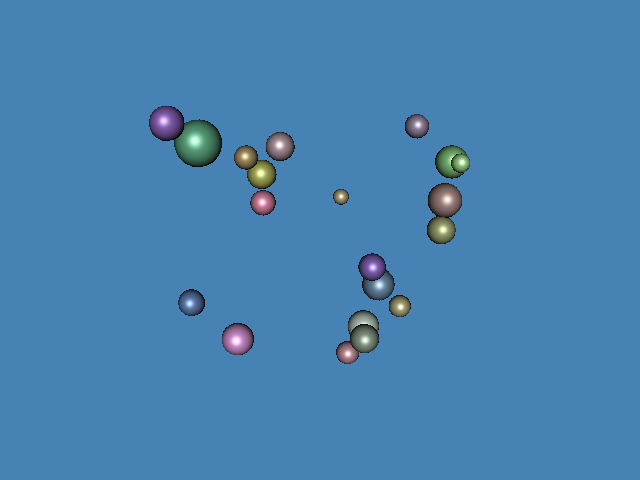

The script that drew this image:
#!/usr/bin/env python

# Area picking with rubber-band selection. Press 'r' to enter rubber-band
# mode, then drag a rectangle to select actors. Selected actors are
# highlighted in red; non-selected actors are restored to their original color.

# Factory overrides: importing these modules registers the OpenGL rendering
# and interaction style implementations for vtkRenderingCore factory classes.
import vtkmodules.vtkInteractionStyle  # noqa: F401
import vtkmodules.vtkRenderingOpenGL2  # noqa: F401

# VTK pipeline classes used in this example
from vtkmodules.vtkFiltersSources import vtkSphereSource
from vtkmodules.vtkInteractionStyle import vtkInteractorStyleRubberBandPick
from vtkmodules.vtkRenderingCore import (
    vtkActor,
    vtkAreaPicker,
    vtkPolyDataMapper,
    vtkRenderWindow,
    vtkRenderWindowInteractor,
    vtkRenderer,
)

# Colors (normalized RGB)
red_rgb = (1.0, 0.0, 0.0)
steel_blue_rgb = (0.275, 0.510, 0.706)
white_rgb = (1.0, 1.0, 1.0)

def pick_callback(obj, event):
    """Callback invoked when an area pick completes."""
    picker = obj
    props = picker.GetProp3Ds()
    props.InitTraversal()

    # Reset all actors to original color first
    actors = renderer.GetActors()
    actors.InitTraversal()
    for _ in range(actors.GetNumberOfItems()):
        a = actors.GetNextActor()
        a.GetProperty().SetColor(a.GetProperty().GetDiffuseColor())

    # Highlight picked actors in red
    num_picked = props.GetNumberOfItems()
    for _ in range(num_picked):
        prop = props.GetNextProp3D()
        if prop:
            prop.GetProperty().SetColor(red_rgb)

    if num_picked > 0:
        print(f"Picked {num_picked} actor(s)")

    renderer.GetRenderWindow().Render()


# Source: 20 randomly placed spheres
source_0 = vtkSphereSource()
source_0.SetRadius(0.3936)
source_0.SetCenter(0.9463, -4.8686, 3.0200)
source_0.SetPhiResolution(11)
source_0.SetThetaResolution(21)

source_1 = vtkSphereSource()
source_1.SetRadius(0.3399)
source_1.SetCenter(0.9038, 0.7512, -4.7596)
source_1.SetPhiResolution(11)
source_1.SetThetaResolution(21)

source_2 = vtkSphereSource()
source_2.SetRadius(0.4566)
source_2.SetCenter(3.2573, -3.7712, -3.2553)
source_2.SetPhiResolution(11)
source_2.SetThetaResolution(21)

source_3 = vtkSphereSource()
source_3.SetRadius(0.4770)
source_3.SetCenter(-1.2821, 1.9590, 4.0833)
source_3.SetPhiResolution(11)
source_3.SetThetaResolution(21)

source_4 = vtkSphereSource()
source_4.SetRadius(0.5152)
source_4.SetCenter(-4.9000, -3.4790, -1.0889)
source_4.SetPhiResolution(11)
source_4.SetThetaResolution(21)

source_5 = vtkSphereSource()
source_5.SetRadius(0.5569)
source_5.SetCenter(4.6296, -0.6932, -0.9068)
source_5.SetPhiResolution(11)
source_5.SetThetaResolution(21)

source_6 = vtkSphereSource()
source_6.SetRadius(0.7914)
source_6.SetCenter(-4.0024, 2.1089, 3.6577)
source_6.SetPhiResolution(11)
source_6.SetThetaResolution(21)

source_7 = vtkSphereSource()
source_7.SetRadius(0.4710)
source_7.SetCenter(1.7914, -2.0026, 2.6714)
source_7.SetPhiResolution(11)
source_7.SetThetaResolution(21)

source_8 = vtkSphereSource()
source_8.SetRadius(0.6590)
source_8.SetCenter(2.3649, -2.8627, -2.8903)
source_8.SetPhiResolution(11)
source_8.SetThetaResolution(21)

source_9 = vtkSphereSource()
source_9.SetRadius(0.6184)
source_9.SetCenter(4.8909, 1.8100, 0.0388)
source_9.SetPhiResolution(11)
source_9.SetThetaResolution(21)

source_10 = vtkSphereSource()
source_10.SetRadius(0.6126)
source_10.SetCenter(-3.0675, -4.7939, -0.3801)
source_10.SetPhiResolution(11)
source_10.SetThetaResolution(21)

source_11 = vtkSphereSource()
source_11.SetRadius(0.3947)
source_11.SetCenter(3.1209, 2.5694, 4.4646)
source_11.SetPhiResolution(11)
source_11.SetThetaResolution(21)

source_12 = vtkSphereSource()
source_12.SetRadius(0.4874)
source_12.SetCenter(1.4878, -4.3480, 3.5020)
source_12.SetPhiResolution(11)
source_12.SetThetaResolution(21)

source_13 = vtkSphereSource()
source_13.SetRadius(0.6036)
source_13.SetCenter(1.6633, -4.3536, -0.9132)
source_13.SetPhiResolution(11)
source_13.SetThetaResolution(21)

source_14 = vtkSphereSource()
source_14.SetRadius(0.3425)
source_14.SetCenter(4.9689, 1.6280, 1.6473)
source_14.SetPhiResolution(11)
source_14.SetThetaResolution(21)

source_15 = vtkSphereSource()
source_15.SetRadius(0.5720)
source_15.SetCenter(-4.9156, 2.6753, 4.3821)
source_15.SetPhiResolution(11)
source_15.SetThetaResolution(21)

source_16 = vtkSphereSource()
source_16.SetRadius(0.5177)
source_16.SetCenter(-2.2901, 0.4258, -3.0589)
source_16.SetPhiResolution(11)
source_16.SetThetaResolution(21)

source_17 = vtkSphereSource()
source_17.SetRadius(0.4666)
source_17.SetCenter(-2.8213, 2.0836, -1.1401)
source_17.SetPhiResolution(11)
source_17.SetThetaResolution(21)

source_18 = vtkSphereSource()
source_18.SetRadius(0.6067)
source_18.SetCenter(-2.3739, 1.6092, -3.5032)
source_18.SetPhiResolution(11)
source_18.SetThetaResolution(21)

source_19 = vtkSphereSource()
source_19.SetRadius(0.6607)
source_19.SetCenter(4.7403, 0.4194, -0.6865)
source_19.SetPhiResolution(11)
source_19.SetThetaResolution(21)

# Mapper: sphere 0
mapper_0 = vtkPolyDataMapper()
mapper_0.SetInputConnection(source_0.GetOutputPort())
actor_0 = vtkActor()
actor_0.SetMapper(mapper_0)
actor_0.GetProperty().SetDiffuseColor(0.880, 0.647, 0.707)
actor_0.GetProperty().SetDiffuse(0.8)
actor_0.GetProperty().SetSpecular(0.5)
actor_0.GetProperty().SetSpecularColor(white_rgb)
actor_0.GetProperty().SetSpecularPower(30.0)

# Mapper: sphere 1
mapper_1 = vtkPolyDataMapper()
mapper_1.SetInputConnection(source_1.GetOutputPort())
actor_1 = vtkActor()
actor_1.SetMapper(mapper_1)
actor_1.GetProperty().SetDiffuseColor(0.814, 0.754, 0.565)
actor_1.GetProperty().SetDiffuse(0.8)
actor_1.GetProperty().SetSpecular(0.5)
actor_1.GetProperty().SetSpecularColor(white_rgb)
actor_1.GetProperty().SetSpecularPower(30.0)

# Mapper: sphere 2
mapper_2 = vtkPolyDataMapper()
mapper_2.SetInputConnection(source_2.GetOutputPort())
actor_2 = vtkActor()
actor_2.SetMapper(mapper_2)
actor_2.GetProperty().SetDiffuseColor(0.790, 0.775, 0.562)
actor_2.GetProperty().SetDiffuse(0.8)
actor_2.GetProperty().SetSpecular(0.5)
actor_2.GetProperty().SetSpecularColor(white_rgb)
actor_2.GetProperty().SetSpecularPower(30.0)

# Mapper: sphere 3
mapper_3 = vtkPolyDataMapper()
mapper_3.SetInputConnection(source_3.GetOutputPort())
actor_3 = vtkActor()
actor_3.SetMapper(mapper_3)
actor_3.GetProperty().SetDiffuseColor(0.801, 0.686, 0.730)
actor_3.GetProperty().SetDiffuse(0.8)
actor_3.GetProperty().SetSpecular(0.5)
actor_3.GetProperty().SetSpecularColor(white_rgb)
actor_3.GetProperty().SetSpecularPower(30.0)

# Mapper: sphere 4
mapper_4 = vtkPolyDataMapper()
mapper_4.SetInputConnection(source_4.GetOutputPort())
actor_4 = vtkActor()
actor_4.SetMapper(mapper_4)
actor_4.GetProperty().SetDiffuseColor(0.438, 0.586, 0.831)
actor_4.GetProperty().SetDiffuse(0.8)
actor_4.GetProperty().SetSpecular(0.5)
actor_4.GetProperty().SetSpecularColor(white_rgb)
actor_4.GetProperty().SetSpecularPower(30.0)

# Mapper: sphere 5
mapper_5 = vtkPolyDataMapper()
mapper_5.SetInputConnection(source_5.GetOutputPort())
actor_5 = vtkActor()
actor_5.SetMapper(mapper_5)
actor_5.GetProperty().SetDiffuseColor(0.724, 0.762, 0.512)
actor_5.GetProperty().SetDiffuse(0.8)
actor_5.GetProperty().SetSpecular(0.5)
actor_5.GetProperty().SetSpecularColor(white_rgb)
actor_5.GetProperty().SetSpecularPower(30.0)

# Mapper: sphere 6
mapper_6 = vtkPolyDataMapper()
mapper_6.SetInputConnection(source_6.GetOutputPort())
actor_6 = vtkActor()
actor_6.SetMapper(mapper_6)
actor_6.GetProperty().SetDiffuseColor(0.429, 0.780, 0.598)
actor_6.GetProperty().SetDiffuse(0.8)
actor_6.GetProperty().SetSpecular(0.5)
actor_6.GetProperty().SetSpecularColor(white_rgb)
actor_6.GetProperty().SetSpecularPower(30.0)

# Mapper: sphere 7
mapper_7 = vtkPolyDataMapper()
mapper_7.SetInputConnection(source_7.GetOutputPort())
actor_7 = vtkActor()
actor_7.SetMapper(mapper_7)
actor_7.GetProperty().SetDiffuseColor(0.603, 0.455, 0.850)
actor_7.GetProperty().SetDiffuse(0.8)
actor_7.GetProperty().SetSpecular(0.5)
actor_7.GetProperty().SetSpecularColor(white_rgb)
actor_7.GetProperty().SetSpecularPower(30.0)

# Mapper: sphere 8
mapper_8 = vtkPolyDataMapper()
mapper_8.SetInputConnection(source_8.GetOutputPort())
actor_8 = vtkActor()
actor_8.SetMapper(mapper_8)
actor_8.GetProperty().SetDiffuseColor(0.473, 0.635, 0.759)
actor_8.GetProperty().SetDiffuse(0.8)
actor_8.GetProperty().SetSpecular(0.5)
actor_8.GetProperty().SetSpecularColor(white_rgb)
actor_8.GetProperty().SetSpecularPower(30.0)

# Mapper: sphere 9
mapper_9 = vtkPolyDataMapper()
mapper_9.SetInputConnection(source_9.GetOutputPort())
actor_9 = vtkActor()
actor_9.SetMapper(mapper_9)
actor_9.GetProperty().SetDiffuseColor(0.578, 0.884, 0.543)
actor_9.GetProperty().SetDiffuse(0.8)
actor_9.GetProperty().SetSpecular(0.5)
actor_9.GetProperty().SetSpecularColor(white_rgb)
actor_9.GetProperty().SetSpecularPower(30.0)

# Mapper: sphere 10
mapper_10 = vtkPolyDataMapper()
mapper_10.SetInputConnection(source_10.GetOutputPort())
actor_10 = vtkActor()
actor_10.SetMapper(mapper_10)
actor_10.GetProperty().SetDiffuseColor(0.978, 0.678, 0.974)
actor_10.GetProperty().SetDiffuse(0.8)
actor_10.GetProperty().SetSpecular(0.5)
actor_10.GetProperty().SetSpecularColor(white_rgb)
actor_10.GetProperty().SetSpecularPower(30.0)

# Mapper: sphere 11
mapper_11 = vtkPolyDataMapper()
mapper_11.SetInputConnection(source_11.GetOutputPort())
actor_11 = vtkActor()
actor_11.SetMapper(mapper_11)
actor_11.GetProperty().SetDiffuseColor(0.676, 0.615, 0.736)
actor_11.GetProperty().SetDiffuse(0.8)
actor_11.GetProperty().SetSpecular(0.5)
actor_11.GetProperty().SetSpecularColor(white_rgb)
actor_11.GetProperty().SetSpecularPower(30.0)

# Mapper: sphere 12
mapper_12 = vtkPolyDataMapper()
mapper_12.SetInputConnection(source_12.GetOutputPort())
actor_12 = vtkActor()
actor_12.SetMapper(mapper_12)
actor_12.GetProperty().SetDiffuseColor(0.629, 0.706, 0.624)
actor_12.GetProperty().SetDiffuse(0.8)
actor_12.GetProperty().SetSpecular(0.5)
actor_12.GetProperty().SetSpecularColor(white_rgb)
actor_12.GetProperty().SetSpecularPower(30.0)

# Mapper: sphere 13
mapper_13 = vtkPolyDataMapper()
mapper_13.SetInputConnection(source_13.GetOutputPort())
actor_13 = vtkActor()
actor_13.SetMapper(mapper_13)
actor_13.GetProperty().SetDiffuseColor(0.860, 0.950, 0.898)
actor_13.GetProperty().SetDiffuse(0.8)
actor_13.GetProperty().SetSpecular(0.5)
actor_13.GetProperty().SetSpecularColor(white_rgb)
actor_13.GetProperty().SetSpecularPower(30.0)

# Mapper: sphere 14
mapper_14 = vtkPolyDataMapper()
mapper_14.SetInputConnection(source_14.GetOutputPort())
actor_14 = vtkActor()
actor_14.SetMapper(mapper_14)
actor_14.GetProperty().SetDiffuseColor(0.736, 0.989, 0.654)
actor_14.GetProperty().SetDiffuse(0.8)
actor_14.GetProperty().SetSpecular(0.5)
actor_14.GetProperty().SetSpecularColor(white_rgb)
actor_14.GetProperty().SetSpecularPower(30.0)

# Mapper: sphere 15
mapper_15 = vtkPolyDataMapper()
mapper_15.SetInputConnection(source_15.GetOutputPort())
actor_15 = vtkActor()
actor_15.SetMapper(mapper_15)
actor_15.GetProperty().SetDiffuseColor(0.635, 0.454, 0.850)
actor_15.GetProperty().SetDiffuse(0.8)
actor_15.GetProperty().SetSpecular(0.5)
actor_15.GetProperty().SetSpecularColor(white_rgb)
actor_15.GetProperty().SetSpecularPower(30.0)

# Mapper: sphere 16
mapper_16 = vtkPolyDataMapper()
mapper_16.SetInputConnection(source_16.GetOutputPort())
actor_16 = vtkActor()
actor_16.SetMapper(mapper_16)
actor_16.GetProperty().SetDiffuseColor(0.998, 0.612, 0.744)
actor_16.GetProperty().SetDiffuse(0.8)
actor_16.GetProperty().SetSpecular(0.5)
actor_16.GetProperty().SetSpecularColor(white_rgb)
actor_16.GetProperty().SetSpecularPower(30.0)

# Mapper: sphere 17
mapper_17 = vtkPolyDataMapper()
mapper_17.SetInputConnection(source_17.GetOutputPort())
actor_17 = vtkActor()
actor_17.SetMapper(mapper_17)
actor_17.GetProperty().SetDiffuseColor(0.769, 0.673, 0.463)
actor_17.GetProperty().SetDiffuse(0.8)
actor_17.GetProperty().SetSpecular(0.5)
actor_17.GetProperty().SetSpecularColor(white_rgb)
actor_17.GetProperty().SetSpecularPower(30.0)

# Mapper: sphere 18
mapper_18 = vtkPolyDataMapper()
mapper_18.SetInputConnection(source_18.GetOutputPort())
actor_18 = vtkActor()
actor_18.SetMapper(mapper_18)
actor_18.GetProperty().SetDiffuseColor(0.803, 0.832, 0.419)
actor_18.GetProperty().SetDiffuse(0.8)
actor_18.GetProperty().SetSpecular(0.5)
actor_18.GetProperty().SetSpecularColor(white_rgb)
actor_18.GetProperty().SetSpecularPower(30.0)

# Mapper: sphere 19
mapper_19 = vtkPolyDataMapper()
mapper_19.SetInputConnection(source_19.GetOutputPort())
actor_19 = vtkActor()
actor_19.SetMapper(mapper_19)
actor_19.GetProperty().SetDiffuseColor(0.761, 0.616, 0.598)
actor_19.GetProperty().SetDiffuse(0.8)
actor_19.GetProperty().SetSpecular(0.5)
actor_19.GetProperty().SetSpecularColor(white_rgb)
actor_19.GetProperty().SetSpecularPower(30.0)

# Renderer: assemble the scene
renderer = vtkRenderer()
renderer.AddActor(actor_0)
renderer.AddActor(actor_1)
renderer.AddActor(actor_2)
renderer.AddActor(actor_3)
renderer.AddActor(actor_4)
renderer.AddActor(actor_5)
renderer.AddActor(actor_6)
renderer.AddActor(actor_7)
renderer.AddActor(actor_8)
renderer.AddActor(actor_9)
renderer.AddActor(actor_10)
renderer.AddActor(actor_11)
renderer.AddActor(actor_12)
renderer.AddActor(actor_13)
renderer.AddActor(actor_14)
renderer.AddActor(actor_15)
renderer.AddActor(actor_16)
renderer.AddActor(actor_17)
renderer.AddActor(actor_18)
renderer.AddActor(actor_19)
renderer.SetBackground(steel_blue_rgb)

# Window: display the rendered scene
render_window = vtkRenderWindow()
render_window.AddRenderer(renderer)
render_window.SetWindowName("area picking")
render_window.SetMultiSamples(0)
render_window.SetSize(640, 480)

# AreaPicker: select actors within a rectangular region
area_picker = vtkAreaPicker()
area_picker.AddObserver("EndPickEvent", pick_callback)

# Interactor: rubber-band selection style
render_window_interactor = vtkRenderWindowInteractor()
render_window_interactor.SetRenderWindow(render_window)
render_window_interactor.SetPicker(area_picker)

style = vtkInteractorStyleRubberBandPick()
render_window_interactor.SetInteractorStyle(style)

render_window_interactor.Initialize()
render_window_interactor.Start()
